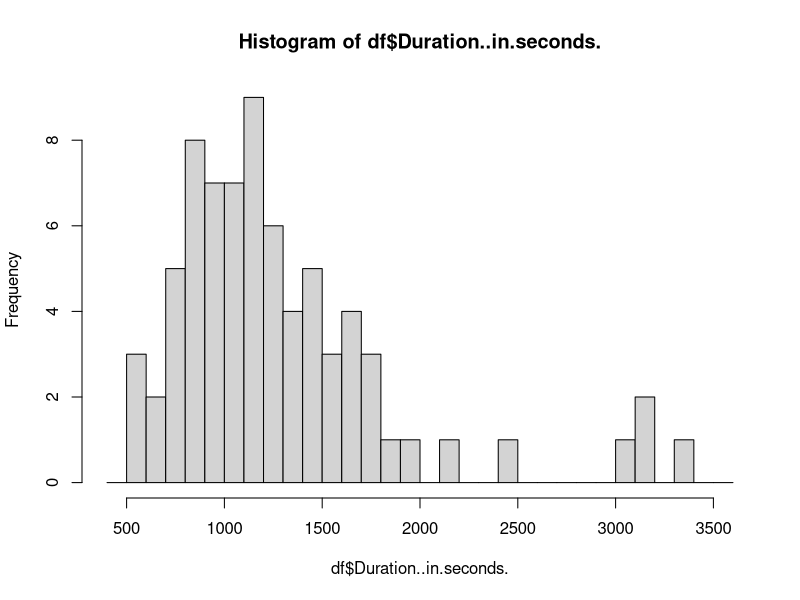
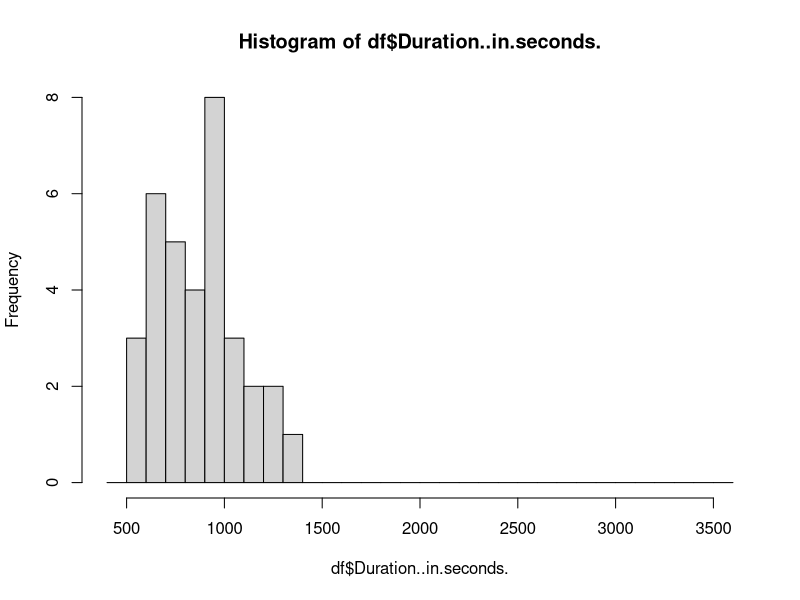
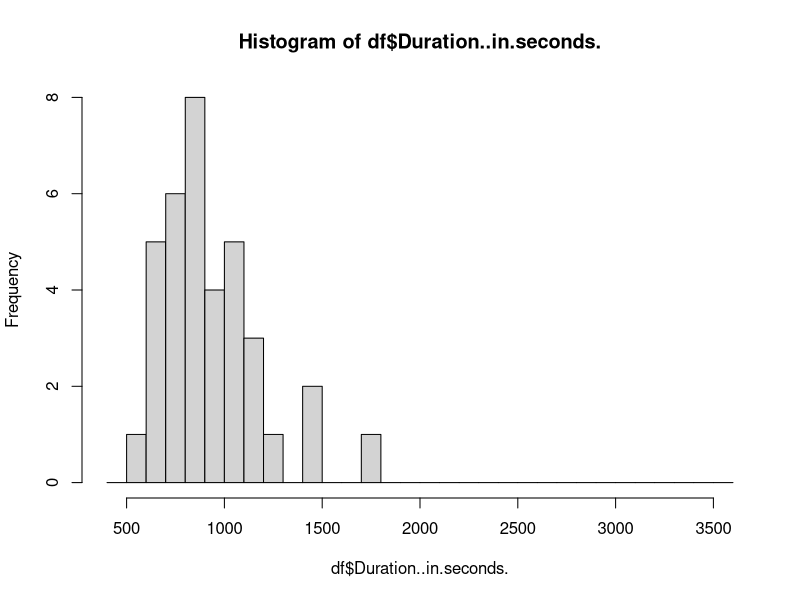

Write the R code that produced these figures, in order. (Note: this script raises an error after producing the figures.)
# to do list:
# 1) calculate percentage for each block separately
# 2) get agency score
# 3) get experience scores

#### Library ####
library(plyr)
library(car)
library(ggplot2)

#### Settings ####
exp_mat=c("maki","hum_w","hum_b")

for (exp in exp_mat){
#### Data Readin ####
  if (exp=="maki"){
    df <- read.csv("dat_maki_edit.csv")
    }
  if (exp=="hum_w"){
    df <- read.csv("dat_white_edit.csv")
    }
  if (exp=="hum_b"){
    df <- read.csv("dat_black_edit.csv")
    }
df=df[-1,]
df$Duration..in.seconds.=as.numeric(as.character(df$Duration..in.seconds.))

#### Subject Exclusion ####
# exclude subjects that did not finish the study
n_aborted=length(which(df$Finished=="False" | df$Finished==F))
n_finished=length(which(df$Finished=="True" | df$Finished==T))
df=df[-which(df$Finished=="False" | df$Finished==F),]
# exclude subjects that needed less then A and more than B minutes to complete the study
sd_time=sd(df$Duration..in.seconds.)
m_time=mean(df$Duration..in.seconds.)
range_time=range(df$Duration..in.seconds.)
# A=600
# B=1200
A=m_time-2*sd_time
B=m_time+2*sd_time
n_timeoutlier=length(which(df$Duration..in.seconds.<A | df$Duration..in.seconds.>B))
df=df[-which(df$Duration..in.seconds.<A | df$Duration..in.seconds.>B),]
hist(df$Duration..in.seconds.,breaks=seq(400,3600,100))

#### Tidying up data frame: learning task ####
id=NaN 
block=NaN
agent=NaN
trial=NaN
answ=NaN
eth=NaN
df_learn=data.frame(id,block,agent,trial,answ,eth)
for (id in unique(df$ResponseId)){
  
  # Learning Task
  for (name in names(df)[24:123]){
    block=as.integer(substr(name,2,2))
    agent=substr(name,4,4)
    if (is.na(as.integer(substr(name,6,6)))) {
      trial=0
    }
    if (!is.na(as.integer(substr(name,6,6)))) {
      trial=as.integer(substr(name,6,6))
    }
    answ=df[which(df$ResponseId==id),which(names(df)==name)]
    eth=df$Ethnicity[which(df$ResponseId==id)]
    df_learn=rbind(df_learn,c(id,block,agent,trial,as.character(answ),as.character(eth)))
  }
  
}
df_learn=df_learn[-1,]
df_learn$cor=as.numeric(df_learn$agent==df_learn$answ)
df_learn$exp=exp

# combine experiments
if (exists("df_learn_all")){
  df_learn_all=rbind(df_learn_all,df_learn)
}
if (!exists("df_learn_all")){
df_learn_all=df_learn
}

}


#### functions ####
agg_n <- function(x)
  sum(!is.na(x))
agg_sd <- function(x)
  sd(x,na.rm=T)
agg_se <- function(x)
  agg_sd(x)/sqrt(agg_n(x))
agg_m <- function(x)
  mean(x,na.rm=T)

#### data exploration ####
df_learn_id_block_exp=ddply(df_learn_all,.(id,block,exp),summarise,
                            cor_n=agg_n(cor),
                            cor_sd=agg_sd(cor),
                            cor_se=agg_se(cor),
                            cor_m=agg_m(cor))
df_learn_block_exp=ddply(df_learn_id_block_exp,.(block,exp),summarise,
                         cor_n=agg_n(cor_m),
                         cor_sd=agg_sd(cor_m),
                         cor_se=agg_se(cor_m),
                         cor_m=agg_m(cor_m))

#### Graphs ####

ggplot(df_learn_id_block_exp, aes(x=block, y=cor_m, fill=block))+
  geom_bar(stat="summary", fun.y="mean")+
  geom_point(size=2)+
  geom_jitter()+
  facet_grid(exp~.)

ggplot(df_learn_block_exp,aes(block,cor_m),group=exp)+
  geom_point(aes(color=exp,shape=exp),size=2,position=position_dodge(0.5))+
  geom_errorbar(aes(ymin=cor_m-cor_se,ymax=cor_m+cor_se,color=exp),position=position_dodge(0.5))+
  scale_y_continuous(name="Individuation Performance [%]")+
  scale_x_discrete(name="Block [#]")
ggsave("block_x_perf_x_exp.jpg")

                   